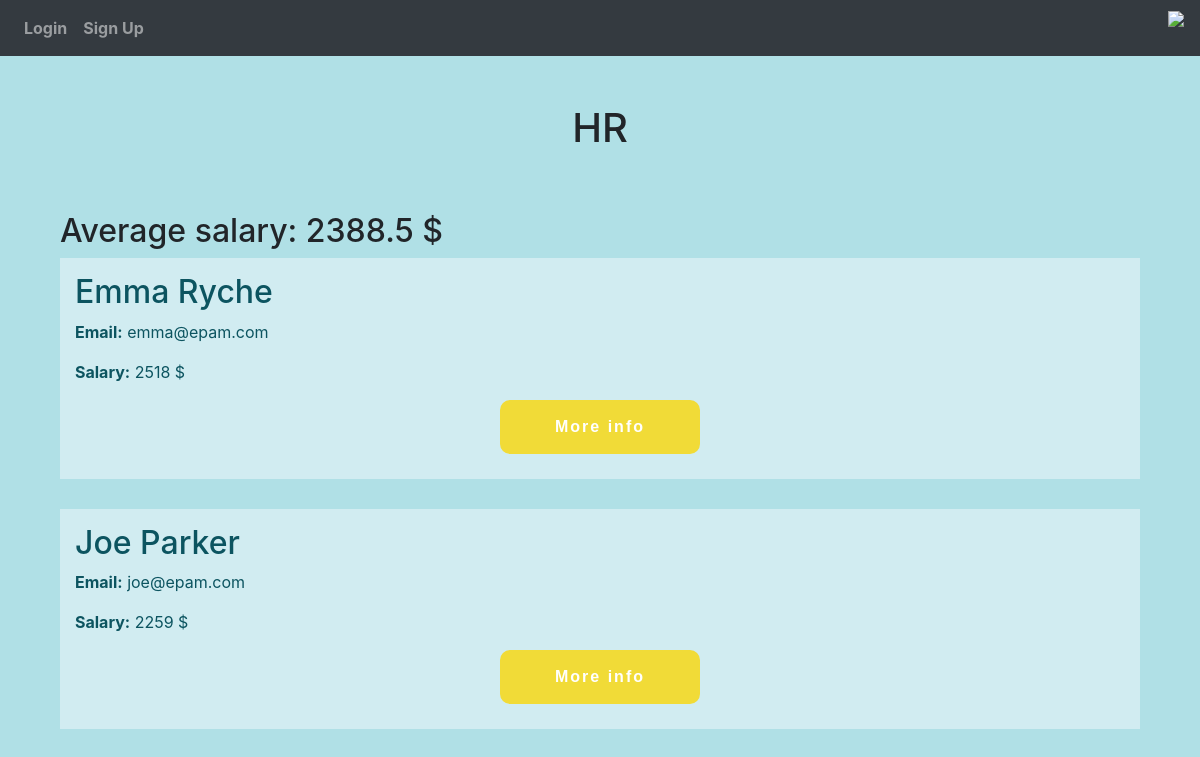
Page /departments/HR on the committed database.
### website/models.py (models this page shows, shortened)
class Department(db.Model):
    id = db.Column(db.Integer, primary_key=True)
    name = db.Column(db.String(50), unique=False, nullable=False)
    def __repr__(self):
        return self.name

class User(db.Model, UserMixin):
    id = db.Column(db.Integer, primary_key=True, unique=True)
    email = db.Column(db.String(40), unique=True)
    password = db.Column(db.String(30))
    first_name = db.Column(db.String(150))
    date = db.Column(db.String(10))
    salary = db.Column(db.Integer)
    department_id = db.Column(db.Integer, db.ForeignKey('department.id'), nullable=False)
    department = db.relationship("Department")

### website/views.py (the view)
@login_required
@views.route('/departments/<string:department>')
def department_more_info(department):
    department = Department.query.filter(Department.name == department).first()
    employees = User.query.filter(User.department_id == department.id).all()
    avarege_salary = 0
    counter = 0
    if employees:
        for employee in employees:
            avarege_salary += employee.salary
            counter += 1
        avarege_salary = round(avarege_salary/counter, 3)
    else:
        avarege_salary = 0
    return render_template("department_more_info.html", department = department,
                           user=current_user, employees=employees, aver_sal=avarege_salary)

### website/templates/department_more_info.html (shortened to what this page needs)
{% extends "base.html" %}
{% block content%}
<div class="container mt-5">
    <h1 style="margin-bottom: 60px; "align="center">{{department}} </h1>
    <h2 >Average salary: {{aver_sal}} $</h2>
    {%if employees | length >0%}
        {% for employee in employees %}
         <div class="alert-info" style="padding: 15px; margin-bottom: 30px;">
             <h2 >{{employee.first_name}}</h2>
             <p><b>Email:</b> {{employee.email}}</p>
             <p><b>Salary:</b> {{employee.salary}} $</p>
             <a href="/employees/{{employee.id}}"  class="glow-button" >More info</a>
         </div>
        {% endfor %}
    {%else%}
    <p>No one employee yet</p>
{%endif%}
</div>
{% endblock %}

### website/templates/base.html (style rules this page uses)
body { background: #b0e0e6; }
.glow-button { text-decoration: none; display: block; width: 200px; padding: 15px 30px; margin: 10px auto; border-radius: 10px; box-shadow: 0 0 40px 40px #f1db37 inset, 0 0 0 0 #f1bf37; font-family: 'Montserrat', sans-serif; font-weight: bold; letter-spacing: 2px; color: white; transition: .15s ease-in-out; text-align: center; border: none; }

### rows in the picture
Department: name "HR"
User: first_name "Emma Ryche", email "emma@epam.com", salary "2518"
User: first_name "Joe Parker", email "joe@epam.com", salary "2259"

### other values in the picture
{{ aver_sal }} "2388.5"
